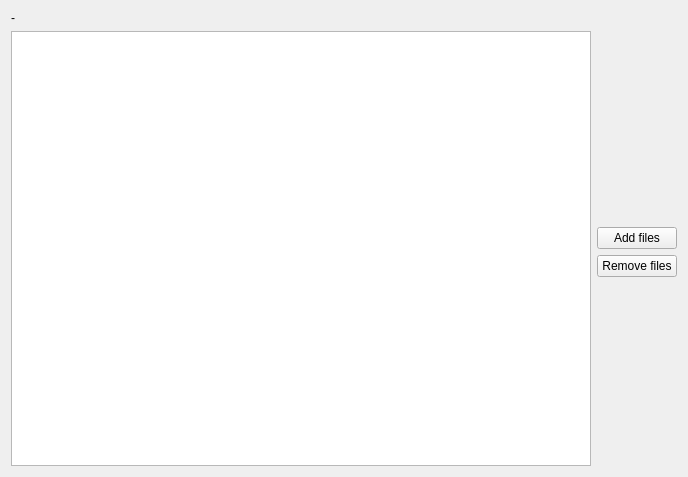
<?xml version="1.0" encoding="UTF-8"?>
<ui version="4.0">
 <class>WidgetFilesListClass</class>
 <widget class="QWidget" name="WidgetFilesListClass">
  <property name="geometry">
   <rect>
    <x>0</x>
    <y>0</y>
    <width>688</width>
    <height>477</height>
   </rect>
  </property>
  <property name="windowTitle">
   <string>Form</string>
  </property>
  <layout class="QGridLayout" name="gridLayout">
   <item row="0" column="0">
    <layout class="QGridLayout" name="layoutTableVar">
     <item row="2" column="1">
      <widget class="QPushButton" name="pushAddFiles">
       <property name="text">
        <string>Add files</string>
       </property>
      </widget>
     </item>
     <item row="3" column="1">
      <widget class="QPushButton" name="pushRemoveFiles">
       <property name="text">
        <string>Remove files</string>
       </property>
      </widget>
     </item>
     <item row="1" column="1">
      <spacer name="verticalSpacer">
       <property name="orientation">
        <enum>Qt::Vertical</enum>
       </property>
       <property name="sizeHint" stdset="0">
        <size>
         <width>20</width>
         <height>40</height>
        </size>
       </property>
      </spacer>
     </item>
     <item row="4" column="1">
      <spacer name="verticalSpacer_2">
       <property name="orientation">
        <enum>Qt::Vertical</enum>
       </property>
       <property name="sizeHint" stdset="0">
        <size>
         <width>20</width>
         <height>40</height>
        </size>
       </property>
      </spacer>
     </item>
     <item row="1" column="0" rowspan="4">
      <widget class="QListWidget" name="filesList">
       <property name="selectionMode">
        <enum>QAbstractItemView::ExtendedSelection</enum>
       </property>
       <property name="selectionBehavior">
        <enum>QAbstractItemView::SelectRows</enum>
       </property>
      </widget>
     </item>
     <item row="0" column="0">
      <widget class="QLabel" name="labelInfos">
       <property name="text">
        <string>-</string>
       </property>
      </widget>
     </item>
    </layout>
   </item>
  </layout>
 </widget>
 <resources/>
 <connections/>
</ui>
